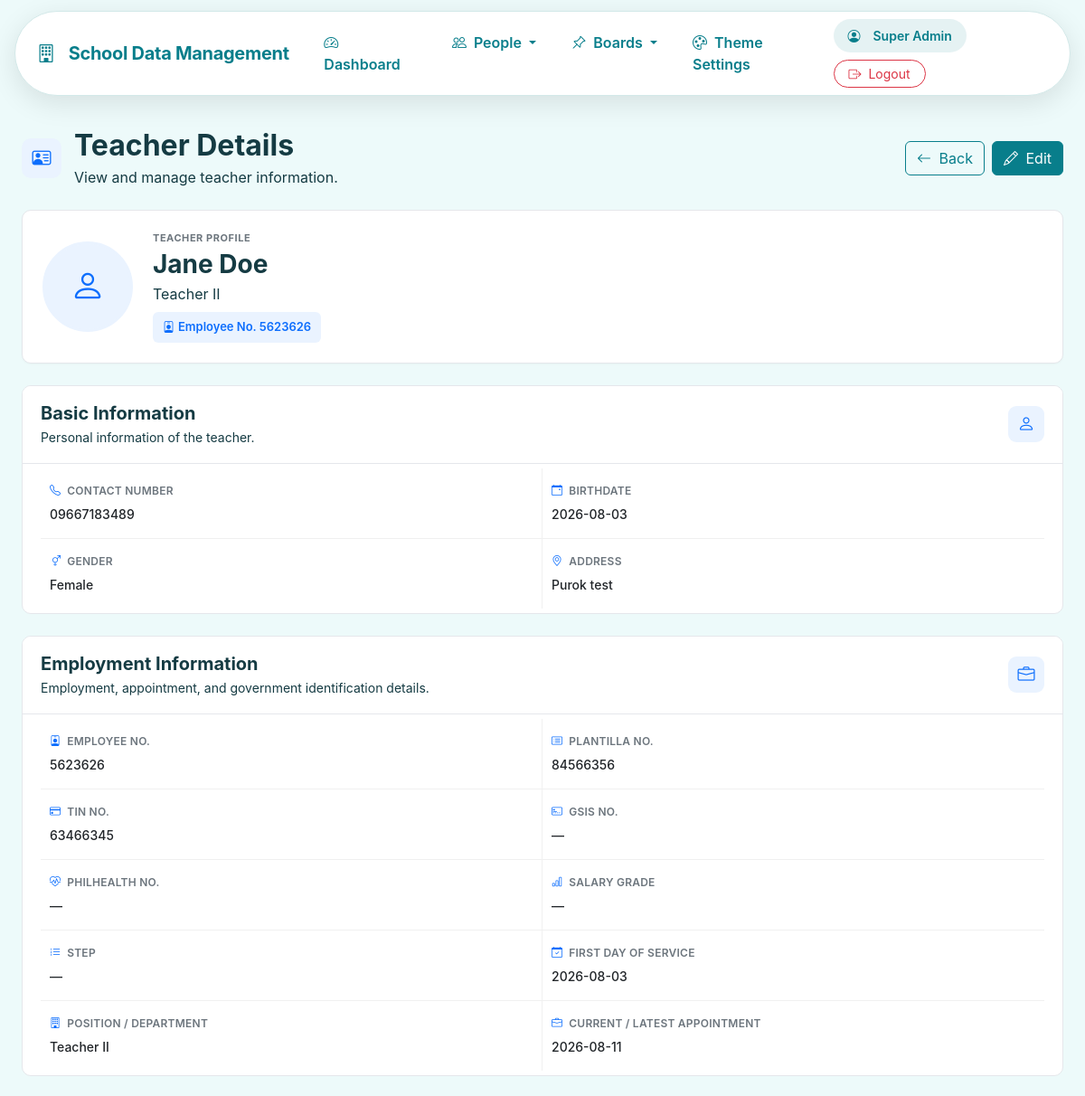
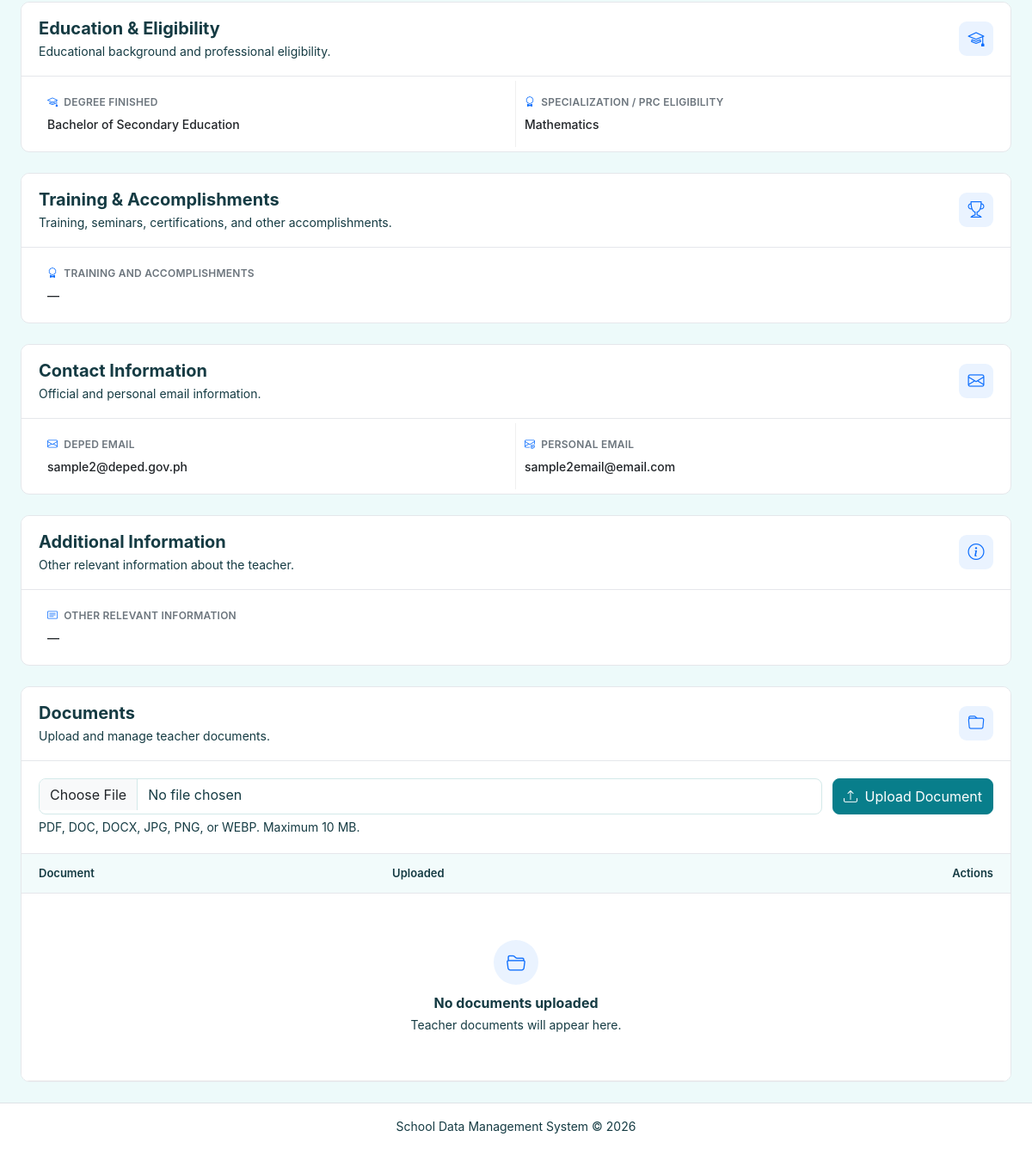
Page /teacher_view.php?id=6 (signed in) on the committed database (2 pictures, top to bottom).
### tables this page shows
CREATE TABLE `teachers` (
  `id` int(10) UNSIGNED NOT NULL,
  `user_id` int(10) UNSIGNED DEFAULT NULL,
  `employee_id` varchar(50) NOT NULL,
  `photo` varchar(255) DEFAULT NULL,
  `full_name` varchar(150) NOT NULL,
  `date_of_birth` date DEFAULT NULL,
  `gender` varchar(30) DEFAULT NULL,
  `address` text DEFAULT NULL,
  `contact_number` varchar(50) DEFAULT NULL,
  `email` varchar(150) DEFAULT NULL,
  `position_department` varchar(150) DEFAULT NULL,
  `other_info` text DEFAULT NULL,
  `created_at` timestamp NOT NULL DEFAULT current_timestamp(),
  `updated_at` timestamp NOT NULL DEFAULT current_timestamp() ON UPDATE current_timestamp(),
  `plantilla_no` varchar(50) DEFAULT NULL,
  `first_day_of_service` date DEFAULT NULL,
  `current_latest_appointment` date DEFAULT NULL,
  `deped_email` varchar(150) DEFAULT NULL,
  `personal_email` varchar(150) DEFAULT NULL,
  `degree_finished` varchar(255) DEFAULT NULL,
  `specialization_prc_eligibility` varchar(255) DEFAULT NULL,
  `tin_no` varchar(30) DEFAULT NULL,
  `birthdate` date DEFAULT NULL,
  `specialization` varchar(255) DEFAULT NULL,
  `prc_eligibility` varchar(255) DEFAULT NULL,
  `created_by` int(11) DEFAULT NULL,
  `updated_by` int(11) DEFAULT NULL,
  `gsis_no` varchar(50) DEFAULT NULL,
  `philhealth_no` varchar(50) DEFAULT NULL,
  `salary_grade` tinyint(3) UNSIGNED DEFAULT NULL,
  `step` tinyint(3) UNSIGNED DEFAULT NULL,
  `training_accomplishments` text DEFAULT NULL
);

### teacher_view.php (the view, shortened to what the rows shown need)
<?php
require_once __DIR__ . '/config.php';
$id = (int) ($_GET['id'] ?? 0);
$stmt = $pdo->prepare("
    SELECT *
    FROM teachers
    WHERE id = ?
");
$stmt->execute([$id]);
$teacher = $stmt->fetch();
function teacher_value($value)
{
    return !empty($value) ? e($value) : '—';
}
include __DIR__ . '/header.php';
?>
<link rel="stylesheet" href="assets/teacher_view.css">
<div class="teacher-view-header">
    <div class="teacher-header-left">
        <div>
            <h2 class="fw-bold mb-1">
                Teacher Details
            </h2>
        </div>
    </div>
</div>
<div class="teacher-profile-card">
    <div class="teacher-profile-info">
        <div class="teacher-profile-label">
            TEACHER PROFILE
        </div>
        <h3 class="fw-bold mb-1">
            <?= teacher_value($teacher['full_name']) ?>
        </h3>
        <p class="text-muted mb-2">
            <?= teacher_value($teacher['position_department']) ?>
        </p>
        <span class="teacher-id-badge">
            <i class="bi bi-person-badge me-1"></i>
            Employee No.
            <?= teacher_value($teacher['employee_id']) ?>
        </span>
    </div>
</div>
<div class="teacher-info-card mt-4">
    <div class="teacher-info-grid">
        <div class="teacher-info-item">
            <div class="teacher-info-label">
                <i class="bi bi-telephone"></i>
                Contact Number
            </div>
            <div class="teacher-info-value">
                <?= teacher_value($teacher['contact_number']) ?>
            </div>
        </div>
        <div class="teacher-info-item">
            <div class="teacher-info-label">
                <i class="bi bi-calendar-event"></i>
                Birthdate
            </div>
            <div class="teacher-info-value">
                <?= teacher_value($teacher['date_of_birth']) ?>
            </div>
        </div>
        <div class="teacher-info-item">
            <div class="teacher-info-label">
                <i class="bi bi-gender-ambiguous"></i>
                Gender
            </div>
            <div class="teacher-info-value">
                <?= teacher_value($teacher['gender']) ?>
            </div>
        </div>
        <div class="teacher-info-item">
            <div class="teacher-info-label">
                <i class="bi bi-geo-alt"></i>
                Address
            </div>
            <div class="teacher-info-value">
                <?=
                    !empty($teacher['address'])
                        ? nl2br(e($teacher['address']))
                        : '—'
                ?>
            </div>
        </div>
    </div>
</div>
<div class="teacher-info-card mt-4">
    <div class="teacher-info-grid">
        <div class="teacher-info-item">
            <div class="teacher-info-label">
                <i class="bi bi-person-badge"></i>
                Employee No.
            </div>
            <div class="teacher-info-value">
                <?= teacher_value($teacher['employee_id']) ?>
            </div>
        </div>
        <div class="teacher-info-item">
            <div class="teacher-info-label">
                <i class="bi bi-card-list"></i>
                Plantilla No.
            </div>
            <div class="teacher-info-value">
                <?= teacher_value($teacher['plantilla_no']) ?>
            </div>
        </div>
        <div class="teacher-info-item">
            <div class="teacher-info-label">
                <i class="bi bi-credit-card"></i>
                TIN No.
            </div>
            <div class="teacher-info-value">
                <?= teacher_value($teacher['tin_no']) ?>
            </div>
        </div>
        <div class="teacher-info-item">
            <div class="teacher-info-label">
                <i class="bi bi-credit-card-2-front"></i>
                GSIS No.
            </div>
            <div class="teacher-info-value">
                <?= teacher_value($teacher['gsis_no']) ?>
            </div>
        </div>
        <div class="teacher-info-item">
            <div class="teacher-info-label">
                <i class="bi bi-heart-pulse"></i>
                PhilHealth No.
            </div>
            <div class="teacher-info-value">
                <?= teacher_value($teacher['philhealth_no']) ?>
            </div>
        </div>
        <div class="teacher-info-item">
            <div class="teacher-info-label">
                <i class="bi bi-bar-chart"></i>
                Salary Grade
            </div>
            <div class="teacher-info-value">
                <?= teacher_value($teacher['salary_grade']) ?>
            </div>
        </div>
        <div class="teacher-info-item">
            <div class="teacher-info-label">
                <i class="bi bi-list-ol"></i>
                Step
            </div>
            <div class="teacher-info-value">
                <?= teacher_value($teacher['step']) ?>
            </div>
        </div>
        <div class="teacher-info-item">
            <div class="teacher-info-label">
                <i class="bi bi-calendar-check"></i>
                First Day of Service
            </div>
            <div class="teacher-info-value">
                <?= teacher_value($teacher['first_day_of_service']) ?>
            </div>
        </div>
        <div class="teacher-info-item">
            <div class="teacher-info-label">
                <i class="bi bi-building"></i>
                Position / Department
            </div>
            <div class="teacher-info-value">
                <?= teacher_value($teacher['position_department']) ?>
            </div>
        </div>
        <div class="teacher-info-item">
            <div class="teacher-info-label">
                <i class="bi bi-briefcase"></i>
                Current / Latest Appointment
            </div>
            <div class="teacher-info-value">
                <?= teacher_value($teacher['current_latest_appointment']) ?>
            </div>
        </div>
    </div>
</div>
<div class="teacher-info-card mt-4">
    <div class="teacher-info-grid">
        <div class="teacher-info-item">
            <div class="teacher-info-label">
                <i class="bi bi-mortarboard"></i>
                Degree Finished
            </div>
            <div class="teacher-info-value">
                <?= teacher_value($teacher['degree_finished']) ?>
            </div>
        </div>
        <div class="teacher-info-item">
            <div class="teacher-info-label">
                <i class="bi bi-award"></i>
                Specialization / PRC Eligibility
            </div>
            <div class="teacher-info-value">
                <?=
                    !empty($teacher['specialization_prc_eligibility'])
                        ? nl2br(e($teacher['specialization_prc_eligibility']))
                        : '—'
                ?>
            </div>
        </div>
    </div>
</div>
<div class="teacher-info-card mt-4">
    <div class="teacher-info-grid">
        <div class="teacher-info-item">
            <div class="teacher-info-label">
                <i class="bi bi-envelope"></i>
                DepEd Email
            </div>
            <div class="teacher-info-value teacher-email">
                <?= teacher_value($teacher['deped_email']) ?>
            </div>
        </div>
        <div class="teacher-info-item">
            <div class="teacher-info-label">
                <i class="bi bi-envelope-at"></i>
                Personal Email
            </div>
            <div class="teacher-info-value teacher-email">
                <?= teacher_value($teacher['personal_email']) ?>
            </div>
        </div>
    </div>
</div>
<div class="teacher-info-card mt-4">
    <div class="teacher-documents-table table-responsive">
        <table class="table align-middle mb-0">
            <thead>
                <tr>
                    <th>Document</th>
                    <th>Uploaded</th>
                    <th class="text-end">Actions</th>
                </tr>
            </thead>
        </table>
    </div>
</div>
<?php include __DIR__ . '/footer.php'; ?>

### rows in the picture
teachers: full_name "Jane Doe", position_department "Teacher II", employee "5623626", contact_number "09667183489", date_of_birth "2026-08-03", gender "Female", address "Purok test", plantilla_no "84566356", tin_no "63466345", gsis_no "—", philhealth_no "—", salary_grade "—", step "—", first_day_of_service "2026-08-03", current_latest_appointment "2026-08-11", degree_finished "Bachelor of Secondary Education", specialization_prc_eligibility "Mathematics", deped_email "sample2@deped.gov.ph", personal_email "sample2email@email.com"

### other values in the picture
$item['label'] "Dashboard"
$item['label'] "People"
$item['label'] "Boards"
$item['label'] "Theme Settings"
$_SESSION['full_name'] "Super Admin"
